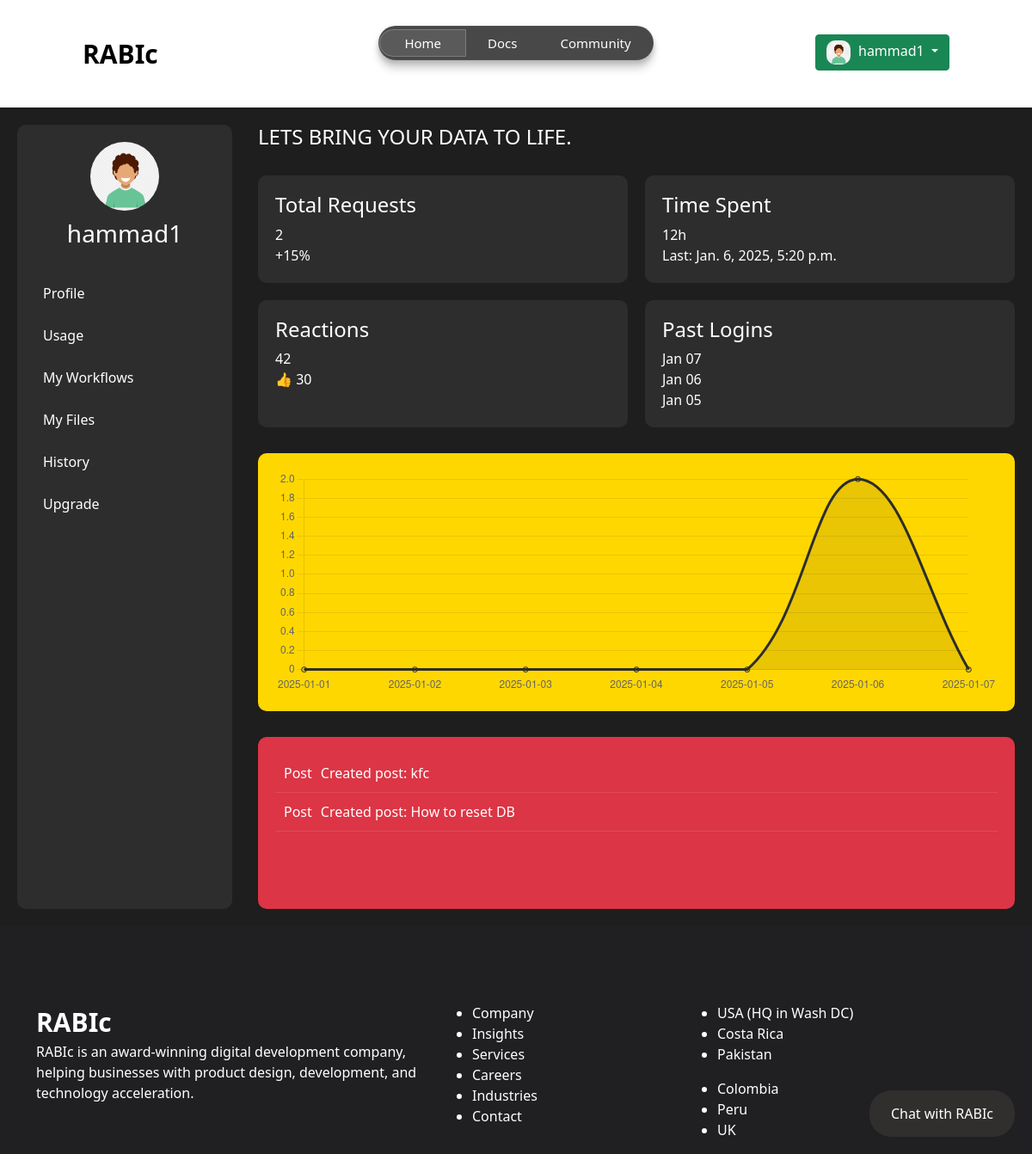
The page /dashboard (signed in) on the database its author committed.
### home/models.py (models this page shows, shortened)
class Signup(models.Model):
    id = models.AutoField(primary_key=True)
    username = models.CharField(max_length=128, default="default_user")
    email = models.EmailField(max_length=255, null=False, blank=False)
    image = models.ImageField(upload_to='static/profile_pictures/', null=True, blank=True)
    pwd = models.CharField(max_length=128)
    date = models.DateField(default=datetime.date.today)

class CommunityPost(models.Model):
    id = models.AutoField(primary_key=True)
    topic = models.CharField(max_length=255)
    category = models.ForeignKey(
        Category,
        on_delete=models.SET_DEFAULT,
        default=1,  # Will use the first category (General) as default
        to_field='id'  # Explicitly specify the field to use for foreign key
    )
    content = models.TextField()
    replies = models.IntegerField(default=0)
    views = models.IntegerField(default=0)
    activity_time = models.DateTimeField(auto_now=True)
    Signup = models.ForeignKey(Signup, on_delete=models.CASCADE)
    tags = models.ManyToManyField(Tag, blank=True)
    class Meta:
        ordering = ['-activity_time']

### home/views.py (the view)
# urls.py: path('dashboard', views.dashboard, name='dashboard'),
def dashboard(request):
    id = request.session.get('id')
    if id:
        user = Signup.objects.get(id=id)
        total_requests = CommunityPost.objects.filter(Signup=user).count()
        user_posts = CommunityPost.objects.filter(Signup=user).order_by('-activity_time')
        time_spent_hours = 12
        last_active = user_posts.first().activity_time if user_posts.exists() else "No activity"
        recent_logins = [
            {"date": timezone.now() - timedelta(days=i), "time": "09:00 AM"}
            for i in range(5)
        ]
        today = timezone.now().date()
        chart_labels = [(today - timedelta(days=i)).strftime('%Y-%m-%d') for i in range(6, -1, -1)]
        chart_data = [
            CommunityPost.objects.filter(
                Signup=user,
                activity_time__date=today - timedelta(days=i)
            ).count()
            for i in range(6, -1, -1)
        ]
        recent_activities = []
        for post in user_posts[:5]:
            recent_activities.append({
                'type': 'post',
                'description': f'Created post: {post.topic}',
                'timestamp': post.activity_time
            })
        context = {
            'username': user.username,
            'email': user.email,
            'image': user.image,
            'total_requests': total_requests,
            'request_trend': 15,  # Dummy data
            'time_spent_hours': time_spent_hours,
            'last_active': last_active,
            'total_reactions': 42,  # Dummy data
            'likes': 30,  # Dummy data
            'comments': 12,  # Dummy data
            'recent_logins': recent_logins,
            'chart_labels': json.dumps(chart_labels),
            'chart_data': chart_data,
            'recent_activities': recent_activities,
            'button_styles': 'none',  # Hide login/signup
            'button_display': 'display: block;'  # Show user dropdown
        }
        return render(request, 'dashboard.html', context)
    else:
        return redirect('login')

### Templates/dashboard.html (shortened to what this page needs)
{% extends "index.html" %}
{% load static %}
{% block body %}
<div class="dashboard-container">
    <div class="dashboard-sidebar">
        <div class="user-profile">
            <img src="{{ image.url }}" alt="Profile Picture" class="profile-pic">
            <h3>{{ username }}</h3>
        </div>
        <div class="dashboard-nav">
            <a href="#profile">Profile</a>
            <a href="#usage">Usage</a>
            <a href="#workflows">My Workflows</a>
            <a href="#files">My Files</a>
            <a href="#history">History</a>
            <a href="#upgrade" class="upgrade-link">Upgrade</a>
        </div>
    </div>
    <div class="dashboard-main">
        <h1 class="dashboard-title">LETS BRING YOUR DATA TO LIFE.</h1>
        <div class="stats-grid">
            <div class="stat-box">
                <h4>Total Requests</h4>
                <div class="stat-number">{{ total_requests }}</div>
                <div class="stat-trend">+{{ request_trend }}%</div>
            </div>
            <div class="stat-box">
                <h4>Time Spent</h4>
                <div class="stat-number">{{ time_spent_hours }}h</div>
                <div class="stat-detail">Last: {{ last_active }}</div>
            </div>
            <div class="stat-box">
                <h4>Reactions</h4>
                <div class="stat-number">{{ total_reactions }}</div>
                <div class="reactions-breakdown">
                    <span>👍 {{ likes }}</span>
                </div>
            </div>
            <div class="stat-box">
                <h4>Past Logins</h4>
                <div class="login-list">
                    {% for login in recent_logins|slice:":3" %}
                    <div class="login-item">{{ login.date|date:"M d" }}</div>
                    {% endfor %}
                </div>
            </div>
        </div>
        <div class="activity-chart">
            <canvas id="activityChart"></canvas>
        </div>
        <div class="recent-activity">
            <div class="activity-list">
                {% for activity in recent_activities %}
                <div class="activity-item">
                    <div class="activity-icon">{{ activity.type|title }}</div>
                    <div class="activity-content">{{ activity.description }}</div>
                </div>
                {% endfor %}
            </div>
        </div>
    </div>
</div>
<script>
document.addEventListener('DOMContentLoaded', function() {
    const ctx = document.getElementById('activityChart').getContext('2d');
    new Chart(ctx, {
        type: 'line',
        data: {
            labels: {{ chart_labels|safe }},
            datasets: [{
                label: 'Daily Activity',
                data: {{ chart_data }},
                borderColor: '#2D2D2D',
                backgroundColor: 'rgba(45, 45, 45, 0.1)',
                tension: 0.4,
                fill: true
            }]
        },
        options: {
            responsive: true,
            maintainAspectRatio: false,
            plugins: {
                legend: {
                    display: false
                }
            },
            scales: {
                y: {
                    beginAtZero: true,
                    grid: {
                        color: 'rgba(45, 45, 45, 0.1)'
                    }
                },
                x: {
                    grid: {
                        display: false
                    }
                }
            }
        }
    });
});
</script>
{% endblock body %}

### Templates/index.html (shortened to what this page needs)
<!DOCTYPE html>
<html lang="en">
    {% load static %}
<head>
    <link rel="stylesheet" href="{% static 'style.css' %}">
    <link href="https://cdn.jsdelivr.net/npm/bootstrap@5.0.2/dist/css/bootstrap.min.css" rel="stylesheet"
>
    <link rel="stylesheet" href="https://cdnjs.cloudflare.com/ajax/libs/font-awesome/5.15.4/css/all.min.css">
</head>
<body>
    <nav>
        <a href="/" class="logo">RABIc</a>
        <div class="navcenter">
            <div class="Item_item__h59_f active" style="opacity:1;transform:none">
                <a href="{% url "index" %}">Home</a>
            </div>
            <div class="Item_item__h59_f" style="opacity:1;transform:none">
                <a href="{% url "docs" %}">Docs</a>
            </div>
            <div class="Item_item__h59_f" style="opacity:1;transform:none">
                <a href="{% url "community" %}">Community</a>
            </div>
        </div>
        <div class="navbutton" style=" right: 7vw; z-index: 1050;">
            <div class="btn-group" style="display: {% if button_display %} {{button_display}} {% else %} none {% endif %};">
                <button type="button" class="btn btn-success dropdown-toggle" data-bs-toggle="dropdown" aria-expanded="false">
                <img width="28" height="28" style="margin: 0px 5px 0px 0px; border-radius: 10px;" src="{{image}}" loading="lazy">
                {{username}}
                </button>
            </div>
    </nav>
{% block body %}{% endblock body %}
    <div class="footer">
        <footer class="Tp__footer-main d-flex custom-conatiner">
            <div class="container">
                <div class="row">
                    <div class="col-md-5 col-sm-12 box sm-order-1">
                        <div class="footer-content">
                            <a href="#/" class="custom-logo-link" rel="home" style="    font-size: 30px;font-weight: 700; color: rgb(255, 255, 255); text-decoration: none;">RABIc</a>
                            <p>RABIc is an award-winning digital development company, helping businesses with product
                                design, development, and technology acceleration.</p>
                        </div>
                    </div>
                    <div class="col-md-3 col-12 box sm-order-2">
                        <div class="quick-links">
                            <ul id="menu-footer-menu" class="list-style-none">
                                <li id="menu-item-14811"
                                    class="menu-item menu-item-type-post_type menu-item-object-page menu-item-14811"><a
                                        href="#/about/" target="_top">Company</a></li>
                                <li id="menu-item-14401"
                                    class="menu-item menu-item-type-post_type menu-item-object-page menu-item-14401"><a
                                        href="#/news-insights/" target="_top">Insights</a></li>
                                <li id="menu-item-16847"
                                    class="menu-item menu-item-type-post_type menu-item-object-page menu-item-16847"><a
                                        href="#/services/" target="_top">Services</a></li>
                                <li id="menu-item-14400"
                                    class="menu-item menu-item-type-post_type menu-item-object-page menu-item-14400"><a
                                        href="#/life-at-RABIc/" target="_top">Careers</a></li>
                                <li id="menu-item-16848"
                                    class="menu-item menu-item-type-post_type menu-item-object-page menu-item-16848"><a
                                        href="#/casestudies/" target="_top">Industries</a></li>
                                <li id="menu-item-16851"
                                    class="menu-item menu-item-type-post_type menu-item-object-page menu-item-16851"><a
                                        href="#/get-in-touch/" target="_top">Contact</a></li>
                            </ul>
                        </div>
                    </div>
                    <div class="col-md-4 col-12 box sm-order-3">
                        <div class="contry-list">
                            <ul class="list-style-none padded-list">
                                <li>USA (HQ in Wash DC)</li>
                                <li>Costa Rica</li>
                                <li>Pakistan</li>
                            </ul>
                            <ul class="list-style-none padded-list">
                                <li>Colombia</li>
                                <li>Peru </li>
                                <li>UK</li>
                            </ul>
                        </div>
                    </div>
                </div>
            </div>
        </footer>
    </div>
    <button onclick="toggleChat()" id="chat-toggle"
            style="position: fixed; bottom: 20px; right: 20px;
                   background: #312e2e; color: white; border: none;
                   padding: 15px 25px; border-radius: 25px;
                   cursor: pointer; z-index: 999;">
        Chat with RABIc
    </button>
</body>
</html>

### static/style.css (style rules this page uses)
* { margin: 0; padding: 0; box-sizing: border-box; }
body { height: 100%; font-family: Arial, sans-serif; overflow-x: hidden; scroll-behavior: smooth; background-color: #002bff; }
nav { background: transparent; display: flex; justify-content: space-between; padding: 5vh 8vw; }
.logo { font-size: 30px; font-weight: 700; color: rgb(0, 0, 0); text-decoration: none; }
.navcenter { border-radius: 30px; transform: translateX(-50%); width: 320px; display: flex; align-items: center; justify-content: center; background-color: #141414c6; position: fixed; height: 40px; top: 30px; left: 50%; transform: translateX(-50%); backdrop-filter: blur(25px); z-index: 999; border: 1px solid hsla(0, 0%, 100%, .04); box-shadow: 0 3px 6px rgba(0, 0, 0, .188), 0 10px 10px rgba(0, 0, 0, .169); transition: box-shadow .7s ease-in-out; }
.Item_item__h59_f a { padding: 5px 25px; color: white; text-decoration: none; font-size: 15px; transition: background-color 0.3s; }
.active { background-color: rgba(255, 255, 255, 0.1); border: 0.5px solid rgb(128, 125, 125); border-radius: 20px 0px 0px 20px; padding: 3px; }
.Tp__footer-main { background-color: #202022; color: #fff; padding-top: 89px; flex-direction: column; }
.d-flex { display: -ms-flexbox !important; display: flex !important; }
.col-md-3 a { display: flex; color: #fff; text-decoration: none; }

### Templates/dashboard.html (style rules this page uses)
.dashboard-container { display: flex; gap: 30px; padding: 20px; background: #1E1E1E; color: white; min-height: 100vh; }
.dashboard-sidebar { width: 250px; padding: 20px; background: #2D2D2D; border-radius: 10px; }
.user-profile { text-align: center; margin-bottom: 30px; }
.profile-pic { width: 80px; height: 80px; border-radius: 50%; margin-bottom: 10px; }
.dashboard-nav a { display: block; padding: 10px; color: white; text-decoration: none; margin-bottom: 5px; border-radius: 5px; }
.dashboard-main { flex: 1; }
.dashboard-title { margin-bottom: 30px; font-size: 24px; }
.stats-grid { display: grid; grid-template-columns: repeat(2, 1fr); gap: 20px; margin-bottom: 30px; }
.stat-box { background: #2D2D2D; padding: 20px; border-radius: 10px; transition: transform 0.2s; }
.activity-chart { background: #FFD700; padding: 20px; border-radius: 10px; margin-bottom: 30px; height: 300px; }
.recent-activity { background: #DC3545; padding: 20px; border-radius: 10px; min-height: 200px; }
.activity-item { display: flex; gap: 10px; padding: 10px; border-bottom: 1px solid rgba(255,255,255,0.1); }

### rows shown on the page
Signup: image (picture), username "hammad1"
CommunityPost: activity_time "Jan. 6, 2025, 5:20 p.m."

### other values the page prints
{{ total_requests }} "2"
{{ request_trend }} "15"
{{ time_spent_hours }} "12"
{{ total_reactions }} "42"
{{ likes }} "30"
{{ login.date|date:"M d" }} "Jan 07" "Jan 06" "Jan 05"
{{ activity.type|title }} "Post" "Post"
{{ activity.description }} "Created post: kfc" "Created post: How to reset DB"
chart data {{ chart_labels|safe }} ["2025-01-01", "2025-01-02", "2025-01-03", "2025-01-04", "2025-01-05", "2025-01-06", "2025-01-07"]
chart data {{ chart_data }} [0, 0, 0, 0, 0, 2, 0]
